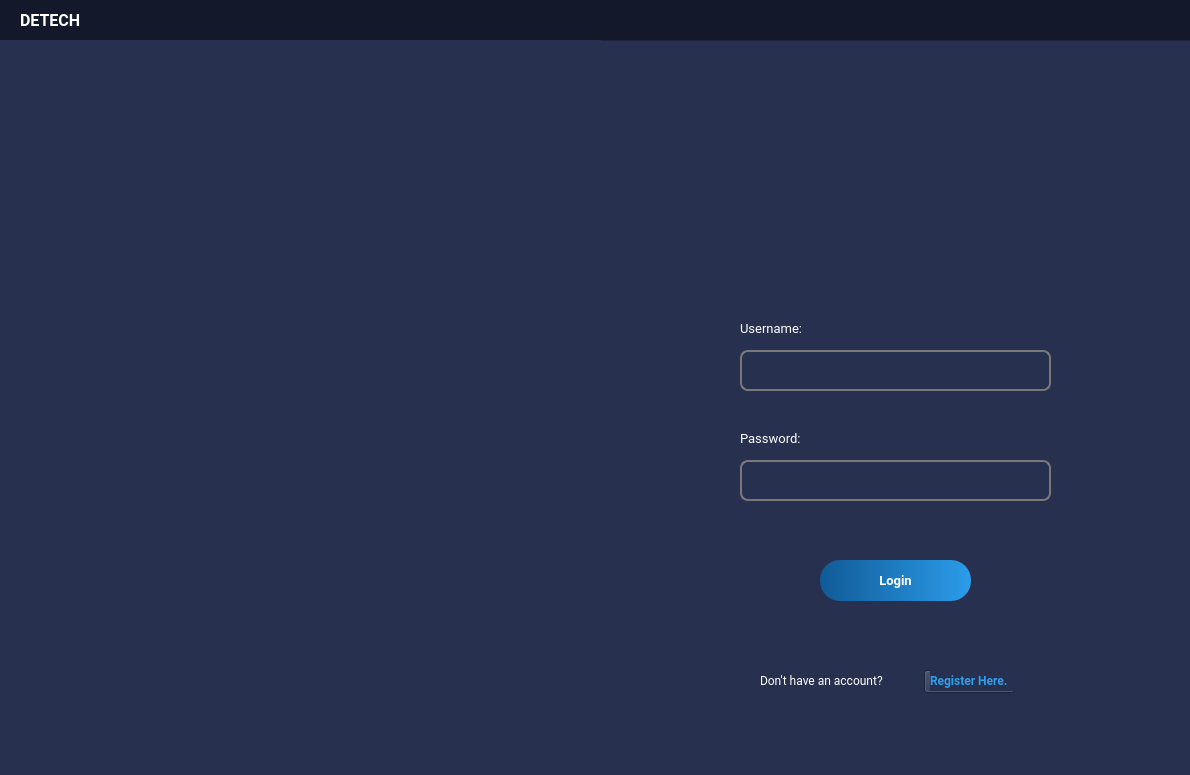
<?xml version="1.0" encoding="UTF-8"?>
<ui version="4.0">
 <class>loginWindow</class>
 <widget class="QMainWindow" name="loginWindow">
  <property name="geometry">
   <rect>
    <x>0</x>
    <y>0</y>
    <width>1190</width>
    <height>775</height>
   </rect>
  </property>
  <property name="windowTitle">
   <string>MainWindow</string>
  </property>
  <property name="styleSheet">
   <string notr="true">background-color: rgb(19, 24, 42);</string>
  </property>
  <widget class="QWidget" name="centralwidget">
   <widget class="QFrame" name="loginFrame">
    <property name="geometry">
     <rect>
      <x>-10</x>
      <y>40</y>
      <width>1201</width>
      <height>741</height>
     </rect>
    </property>
    <property name="styleSheet">
     <string notr="true">background-color: rgb(40, 48, 79);</string>
    </property>
    <property name="frameShape">
     <enum>QFrame::StyledPanel</enum>
    </property>
    <property name="frameShadow">
     <enum>QFrame::Raised</enum>
    </property>
    <widget class="QLabel" name="usernameLoginLabel">
     <property name="geometry">
      <rect>
       <x>750</x>
       <y>280</y>
       <width>81</width>
       <height>16</height>
      </rect>
     </property>
     <property name="font">
      <font>
       <family>Roboto</family>
       <pointsize>10</pointsize>
      </font>
     </property>
     <property name="styleSheet">
      <string notr="true">color: rgb(255, 255, 255);</string>
     </property>
     <property name="text">
      <string>Username:</string>
     </property>
    </widget>
    <widget class="QLabel" name="passLoginLabel">
     <property name="geometry">
      <rect>
       <x>750</x>
       <y>390</y>
       <width>81</width>
       <height>16</height>
      </rect>
     </property>
     <property name="font">
      <font>
       <family>Roboto</family>
       <pointsize>10</pointsize>
      </font>
     </property>
     <property name="styleSheet">
      <string notr="true">color: rgb(255, 255, 255);</string>
     </property>
     <property name="text">
      <string>Password:</string>
     </property>
    </widget>
    <widget class="QLineEdit" name="lgUserLine">
     <property name="geometry">
      <rect>
       <x>750</x>
       <y>310</y>
       <width>311</width>
       <height>41</height>
      </rect>
     </property>
     <property name="font">
      <font>
       <family>Roboto</family>
       <pointsize>10</pointsize>
      </font>
     </property>
     <property name="styleSheet">
      <string notr="true">QLineEdit{
border: 2px solid rgb(121, 121, 121);
color: rgb(255, 255, 255);
border-radius: 8px;
padding-left: 15px;
}

QLineEdit:hover{
	border: 2px solid white;
}

QLineEdit:focus{
	border: 2px solid white;
}</string>
     </property>
     <property name="inputMask">
      <string notr="true"/>
     </property>
     <property name="echoMode">
      <enum>QLineEdit::Normal</enum>
     </property>
    </widget>
    <widget class="QLineEdit" name="lgPassLine">
     <property name="geometry">
      <rect>
       <x>750</x>
       <y>420</y>
       <width>311</width>
       <height>41</height>
      </rect>
     </property>
     <property name="font">
      <font>
       <family>Roboto</family>
       <pointsize>10</pointsize>
      </font>
     </property>
     <property name="styleSheet">
      <string notr="true">QLineEdit{
border: 2px solid rgb(121, 121, 121);
color: rgb(255, 255, 255);
border-radius: 8px;
padding-left: 15px;
}

QLineEdit:hover{
	border: 2px solid white;
}

QLineEdit:focus{
	border: 2px solid white;
}</string>
     </property>
     <property name="echoMode">
      <enum>QLineEdit::Password</enum>
     </property>
    </widget>
    <widget class="QPushButton" name="loginButton">
     <property name="geometry">
      <rect>
       <x>830</x>
       <y>520</y>
       <width>151</width>
       <height>41</height>
      </rect>
     </property>
     <property name="font">
      <font>
       <family>Roboto</family>
       <pointsize>10</pointsize>
       <weight>75</weight>
       <bold>true</bold>
      </font>
     </property>
     <property name="styleSheet">
      <string notr="true">background-color: qlineargradient(spread:pad, x1:0, y1:0, x2:1, y2:0, stop:0 rgba(16, 91, 151, 255), stop:1 rgba(44, 156, 234, 255));
color: white;
border-radius: 20px;</string>
     </property>
     <property name="text">
      <string>Login</string>
     </property>
     <property name="icon">
      <iconset resource="detechRs.qrc">
       <normaloff>:/images/images/ri_login-circle-fill.png</normaloff>:/images/images/ri_login-circle-fill.png</iconset>
     </property>
     <property name="iconSize">
      <size>
       <width>25</width>
       <height>25</height>
      </size>
     </property>
    </widget>
    <widget class="QLabel" name="label">
     <property name="geometry">
      <rect>
       <x>770</x>
       <y>630</y>
       <width>161</width>
       <height>20</height>
      </rect>
     </property>
     <property name="font">
      <font>
       <family>Roboto</family>
       <pointsize>9</pointsize>
      </font>
     </property>
     <property name="styleSheet">
      <string notr="true">color: rgb(255, 255, 255)</string>
     </property>
     <property name="text">
      <string>Don't have an account?</string>
     </property>
    </widget>
    <widget class="QLabel" name="QLabel">
     <property name="geometry">
      <rect>
       <x>940</x>
       <y>630</y>
       <width>101</width>
       <height>21</height>
      </rect>
     </property>
     <property name="font">
      <font>
       <family>Roboto</family>
       <pointsize>9</pointsize>
       <weight>75</weight>
       <bold>true</bold>
      </font>
     </property>
     <property name="styleSheet">
      <string notr="true">color: rgb(45, 158, 236);</string>
     </property>
     <property name="text">
      <string>Register Here.</string>
     </property>
    </widget>
    <widget class="QLabel" name="lgDetechLogo">
     <property name="geometry">
      <rect>
       <x>750</x>
       <y>80</y>
       <width>311</width>
       <height>141</height>
      </rect>
     </property>
     <property name="text">
      <string/>
     </property>
     <property name="pixmap">
      <pixmap resource="detechRs.qrc">:/images/images/LOGO-and-TEXT - DETECH.png</pixmap>
     </property>
     <property name="scaledContents">
      <bool>true</bool>
     </property>
    </widget>
    <widget class="QLabel" name="label_3">
     <property name="geometry">
      <rect>
       <x>10</x>
       <y>0</y>
       <width>601</width>
       <height>741</height>
      </rect>
     </property>
     <property name="text">
      <string/>
     </property>
     <property name="pixmap">
      <pixmap resource="detechRs.qrc">:/images/images/login image.jpg</pixmap>
     </property>
     <property name="scaledContents">
      <bool>true</bool>
     </property>
    </widget>
    <widget class="QLabel" name="UsernameLabelResult">
     <property name="geometry">
      <rect>
       <x>750</x>
       <y>360</y>
       <width>211</width>
       <height>31</height>
      </rect>
     </property>
     <property name="text">
      <string/>
     </property>
    </widget>
    <widget class="QPushButton" name="registerButton">
     <property name="geometry">
      <rect>
       <x>934</x>
       <y>630</y>
       <width>91</width>
       <height>23</height>
      </rect>
     </property>
     <property name="text">
      <string/>
     </property>
    </widget>
    <widget class="QLabel" name="PasswordLabelResult">
     <property name="geometry">
      <rect>
       <x>760</x>
       <y>470</y>
       <width>211</width>
       <height>31</height>
      </rect>
     </property>
     <property name="text">
      <string/>
     </property>
    </widget>
    <zorder>registerButton</zorder>
    <zorder>usernameLoginLabel</zorder>
    <zorder>passLoginLabel</zorder>
    <zorder>lgUserLine</zorder>
    <zorder>lgPassLine</zorder>
    <zorder>loginButton</zorder>
    <zorder>label</zorder>
    <zorder>QLabel</zorder>
    <zorder>lgDetechLogo</zorder>
    <zorder>label_3</zorder>
    <zorder>UsernameLabelResult</zorder>
    <zorder>PasswordLabelResult</zorder>
   </widget>
   <widget class="QLabel" name="detechLabel">
    <property name="geometry">
     <rect>
      <x>20</x>
      <y>10</y>
      <width>81</width>
      <height>21</height>
     </rect>
    </property>
    <property name="font">
     <font>
      <family>Roboto</family>
      <pointsize>12</pointsize>
      <weight>75</weight>
      <bold>true</bold>
     </font>
    </property>
    <property name="styleSheet">
     <string notr="true">color: rgb(255, 255, 255);</string>
    </property>
    <property name="text">
     <string>DETECH</string>
    </property>
   </widget>
  </widget>
 </widget>
 <resources>
  <include location="detechRs.qrc"/>
 </resources>
 <connections/>
</ui>
